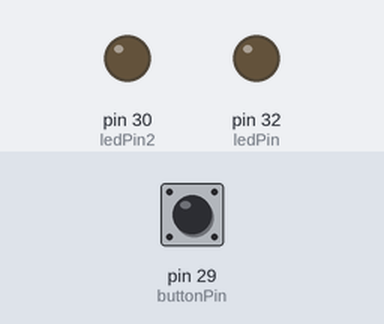
Recording of a sketch running on a simulated Arduino Mega 2560, built with avr-gcc and run on an emulated ATmega2560. Shown: output pins drawn as LEDs (lit = HIGH). Dashed ring = blinking. The test bench sets the inputs (shaded band); at power-on: pin 29 (buttonPin) LOW.

Above: at 1.2 s.
1.3 s: pin 29 (buttonPin) pulled HIGH for 3.2 s
At 1.7 s:
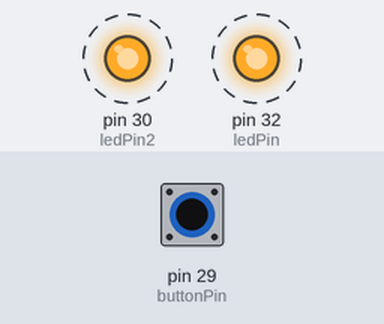
Timing chart, 0 to 6.3 s (numbered marks = the images above; inputs shaded):
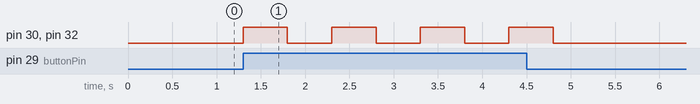

Measured:
- after the input at 1.3 s, pin 30 (ledPin2), pin 32 (ledPin): alternates HIGH for 0.50 s and LOW for 0.50 s, 8 changes in all, then stays LOW, starting at once

The sketch:

ledBlink.ino
```cpp
int ledPin = 32;
int ledPin2 = 30;
int buttonPin = 29;

void setup() {
  pinMode(ledPin, OUTPUT);
  pinMode(ledPin2, OUTPUT);
  pinMode(buttonPin, INPUT);

}

void loop() {
  if (digitalRead(buttonPin) == HIGH) {
    digitalWrite(ledPin, HIGH);
    digitalWrite(ledPin2, HIGH);
    delay(500);
    digitalWrite(ledPin, LOW);
    digitalWrite(ledPin2, LOW);
    delay(500);
  }
}
```
